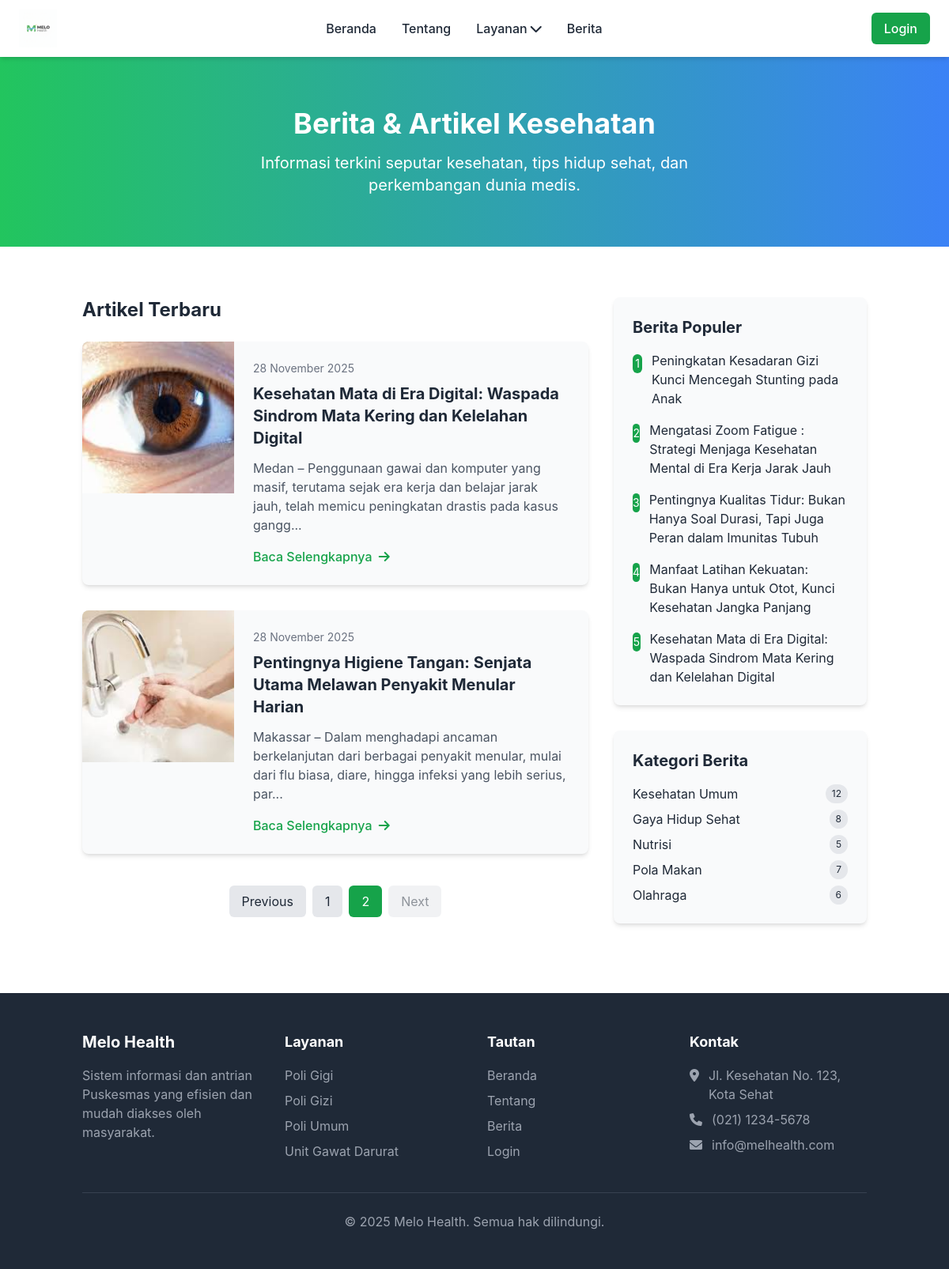
Screenshot of /berita.php?page=2 with the database file from the repository.
### tables this page shows
CREATE TABLE `berita` (
  `id` int NOT NULL,
  `judul` varchar(255) NOT NULL,
  `konten` text NOT NULL,
  `gambar` varchar(255) DEFAULT NULL,
  `tanggal_publish` date NOT NULL,
  `created_at` timestamp NOT NULL DEFAULT CURRENT_TIMESTAMP
);

### berita.php (the view, shortened to what this page needs)
<?php
require_once 'includes/functions.php';
$page = isset($_GET['page']) ? (int)$_GET['page'] : 1;
$page = max(1, $page);
$articles_per_page = 4;
$offset = ($page - 1) * $articles_per_page;
try {
    $total_stmt = $pdo->prepare("SELECT COUNT(*) FROM berita");
    $total_stmt->execute();
    $total_articles = $total_stmt->fetchColumn();
    $stmt = $pdo->prepare("SELECT * FROM berita ORDER BY tanggal_publish DESC LIMIT :limit OFFSET :offset");
    $stmt->bindValue(':limit', $articles_per_page, PDO::PARAM_INT);
    $stmt->bindValue(':offset', $offset, PDO::PARAM_INT);
    $stmt->execute();
    $articles = $stmt->fetchAll(PDO::FETCH_ASSOC);
    $total_pages = ceil($total_articles / $articles_per_page);
    $popular_stmt = $pdo->prepare("SELECT * FROM berita ORDER BY tanggal_publish DESC LIMIT 5");
    $popular_stmt->execute();
    $popular_articles = $popular_stmt->fetchAll(PDO::FETCH_ASSOC);
} catch (PDOException $e) {
    $articles = [];
    $popular_articles = [];
    $total_articles = 0;
    $total_pages = 1;
}
$latest_articles = $articles;
?>
<!DOCTYPE html>
<html lang="id">
<head>
    <script src="https://cdn.tailwindcss.com"></script>
    <link rel="stylesheet" href="https://cdnjs.cloudflare.com/ajax/libs/font-awesome/6.0.0/css/all.min.css">
    <link rel="stylesheet" href="assets/css/style.css">
</head>
<body class="bg-gray-50">
    <?php include 'includes/navbar.php'; ?>
    <section class="bg-gradient-to-r from-green-500 to-blue-500 text-white py-16">
        <div class="container mx-auto px-4 text-center">
            <h1 class="text-4xl font-bold mb-4">Berita & Artikel Kesehatan</h1>
            <p class="text-xl max-w-2xl mx-auto">Informasi terkini seputar kesehatan, tips hidup sehat, dan perkembangan dunia medis.</p>
        </div>
    </section>
    <section class="py-16 bg-white">
        <div class="container mx-auto px-4">
            <div class="flex flex-col md:flex-row gap-8">
                <div class="md:w-2/3">
                    <div class="mb-8">
                        <h2 class="text-2xl font-bold mb-6 text-gray-800">Artikel Terbaru</h2>
                        <div class="grid grid-cols-1 gap-8">
                            <?php if (!empty($latest_articles)): ?>
                                <?php foreach ($latest_articles as $index => $article): ?>
                                    <div class="bg-gray-50 rounded-lg shadow-md overflow-hidden">
                                        <div class="md:flex">
                                            <div class="md:shrink-0">
                                                <img src="<?php echo !empty($article['gambar']) ? $article['gambar'] : 'https://images.unsplash.com/photo-1516559828984-fb3b99548b21?auto=format&fit=crop&w=400'; ?>"
                                                     alt="<?php echo htmlspecialchars($article['judul']); ?>"
                                                     class="h-48 w-full md:w-48 object-cover">
                                            </div>
                                            <div class="p-6">
                                                <div class="text-sm text-gray-500 mb-2"><?php echo date('d F Y', strtotime($article['tanggal_publish'])); ?></div>
                                                <h3 class="text-xl font-bold mb-3 text-gray-800"><?php echo htmlspecialchars($article['judul']); ?></h3>
                                                <p class="text-gray-600 mb-4"><?php echo substr(htmlspecialchars(strip_tags($article['konten'])), 0, 150) . '...'; ?></p>
                                                <a href="detail-berita.php?id=<?php echo $article['id']; ?>"
                                                   class="inline-block text-green-600 font-medium hover:underline">
                                                    Baca Selengkapnya <i class="fas fa-arrow-right ml-1"></i>
                                                </a>
                                            </div>
                                        </div>
                                    </div>
                                <?php endforeach; ?>
                            <?php else: ?>
                                <div class="text-center py-10">
                                    <p class="text-gray-600">Belum ada berita tersedia.</p>
                                </div>
                            <?php endif; ?>
                        </div>
                        <div class="mt-10 flex justify-center">
                            <nav class="flex items-center space-x-2">
                                <?php if ($page > 1): ?>
                                    <a href="?page=<?php echo $page - 1; ?>" class="bg-gray-200 text-gray-800 px-4 py-2 rounded-md hover:bg-gray-300 hover:scale-105 transition-all duration-500 ease-in-out">Previous</a>
                                <?php else: ?>
                                    <span class="bg-gray-200 text-gray-800 px-4 py-2 rounded-md opacity-50 cursor-not-allowed">Previous</span>
                                <?php endif; ?>
                                <?php
                                $start = max(1, $page - 2);
                                $end = min($total_pages, $page + 2);
                                for ($i = $start; $i <= $end; $i++) {
                                    if ($i == $page) {
                                        echo '<a href="?page=' . $i . '" class="bg-green-600 text-white px-4 py-2 rounded-md">' . $i . '</a>';
                                    } else {
                                        echo '<a href="?page=' . $i . '" class="bg-gray-200 text-gray-800 px-4 py-2 rounded-md hover:bg-gray-300 hover:scale-105 transition-all duration-500 ease-in-out">' . $i . '</a>';
                                    }
                                }
                                ?>
                                <?php if ($page < $total_pages): ?>
                                    <a href="?page=<?php echo $page + 1; ?>" class="bg-gray-200 text-gray-800 px-4 py-2 rounded-md hover:bg-gray-300 hover:scale-105 transition-all duration-500 ease-in-out">Next</a>
                                <?php else: ?>
                                    <span class="bg-gray-200 text-gray-800 px-4 py-2 rounded-md opacity-50 cursor-not-allowed">Next</span>
                                <?php endif; ?>
                            </nav>
                        </div>
                    </div>
                </div>
                <div class="md:w-1/3">
                    <div class="bg-gray-50 rounded-lg shadow-md p-6 mb-8">
                        <h3 class="text-xl font-bold mb-4 text-gray-800">Berita Populer</h3>
                        <ul class="space-y-4">
                            <?php if (!empty($popular_articles)): ?>
                                <?php foreach ($popular_articles as $index => $article): ?>
                                    <li class="flex items-start">
                                        <span class="bg-green-600 text-white rounded-full w-6 h-6 flex items-center justify-center mr-3 mt-1 text-sm"><?php echo $index + 1; ?></span>
                                        <a href="detail-berita.php?id=<?php echo $article['id']; ?>"
                                           class="text-gray-800 hover:text-green-600">
                                           <?php echo htmlspecialchars($article['judul']); ?>
                                        </a>
                                    </li>
                                <?php endforeach; ?>
                            <?php else: ?>
                                <li class="text-gray-600 text-center">Belum ada berita populer</li>
                            <?php endif; ?>
                        </ul>
                    </div>
                    <div class="bg-gray-50 rounded-lg shadow-md p-6">
                        <h3 class="text-xl font-bold mb-4 text-gray-800">Kategori Berita</h3>
                        <ul class="space-y-2">
                            <li><a href="#" class="flex justify-between text-gray-800 hover:text-green-600">
                                <span>Kesehatan Umum</span>
                                <span class="bg-gray-200 text-gray-800 text-xs rounded-full px-2 py-1">12</span>
                            </a></li>
                            <li><a href="#" class="flex justify-between text-gray-800 hover:text-green-600">
                                <span>Gaya Hidup Sehat</span>
                                <span class="bg-gray-200 text-gray-800 text-xs rounded-full px-2 py-1">8</span>
                            </a></li>
                            <li><a href="#" class="flex justify-between text-gray-800 hover:text-green-600">
                                <span>Nutrisi</span>
                                <span class="bg-gray-200 text-gray-800 text-xs rounded-full px-2 py-1">5</span>
                            </a></li>
                            <li><a href="#" class="flex justify-between text-gray-800 hover:text-green-600">
                                <span>Pola Makan</span>
                                <span class="bg-gray-200 text-gray-800 text-xs rounded-full px-2 py-1">7</span>
                            </a></li>
                            <li><a href="#" class="flex justify-between text-gray-800 hover:text-green-600">
                                <span>Olahraga</span>
                                <span class="bg-gray-200 text-gray-800 text-xs rounded-full px-2 py-1">6</span>
                            </a></li>
                        </ul>
                    </div>
                </div>
            </div>
        </div>
    </section>
    <footer class="bg-gray-800 text-white py-12">
        <div class="container mx-auto px-4">
            <div class="grid grid-cols-1 md:grid-cols-4 gap-8">
                <div>
                    <h3 class="text-xl font-bold mb-4">Melo Health</h3>
                    <p class="text-gray-400">Sistem informasi dan antrian Puskesmas yang efisien dan mudah diakses oleh masyarakat.</p>
                </div>
                <div>
                    <h4 class="text-lg font-bold mb-4">Layanan</h4>
                    <ul class="space-y-2">
                        <li><a href="poli/poli-gigi.php" class="text-gray-400 hover:text-white hover:translate-x-1 transition-all duration-500 ease-in-out">Poli Gigi</a></li>
                        <li><a href="poli/poli-gizi.php" class="text-gray-400 hover:text-white hover:translate-x-1 transition-all duration-500 ease-in-out">Poli Gizi</a></li>
                        <li><a href="poli/poli-umum.php" class="text-gray-400 hover:text-white hover:translate-x-1 transition-all duration-500 ease-in-out">Poli Umum</a></li>
                        <li><a href="poli/ugd.php" class="text-gray-400 hover:text-white hover:translate-x-1 transition-all duration-500 ease-in-out">Unit Gawat Darurat</a></li>
                    </ul>
                </div>
                <div>
                    <h4 class="text-lg font-bold mb-4">Tautan</h4>
                    <ul class="space-y-2">
                        <li><a href="index.php" class="text-gray-400 hover:text-white hover:translate-x-1 transition-all duration-500 ease-in-out">Beranda</a></li>
                        <li><a href="tentang.php" class="text-gray-400 hover:text-white hover:translate-x-1 transition-all duration-500 ease-in-out">Tentang</a></li>
                        <li><a href="berita.php" class="text-gray-400 hover:text-white hover:translate-x-1 transition-all duration-500 ease-in-out">Berita</a></li>
                        <li><a href="login.php" class="text-gray-400 hover:text-white hover:translate-x-1 transition-all duration-500 ease-in-out">Login</a></li>
                    </ul>
                </div>
                <div>
                    <h4 class="text-lg font-bold mb-4">Kontak</h4>
                    <ul class="space-y-2 text-gray-400">
                        <li class="flex items-start">
                            <i class="fas fa-map-marker-alt mt-1 mr-3"></i>
                            <span>Jl. Kesehatan No. 123, Kota Sehat</span>
                        </li>
                        <li class="flex items-center">
                            <i class="fas fa-phone mr-3"></i>
                            <span>(021) 1234-5678</span>
                        </li>
                        <li class="flex items-center">
                            <i class="fas fa-envelope mr-3"></i>
                            <span>info@melhealth.com</span>
                        </li>
                    </ul>
                </div>
            </div>
            <div class="border-t border-gray-700 mt-10 pt-6 text-center text-gray-400">
                <p>&copy; 2025 Melo Health. Semua hak dilindungi.</p>
            </div>
        </div>
    </footer>
</body>
</html>

### includes/navbar.php (shortened to what this page needs)
<?php
$request_path = $_SERVER['REQUEST_URI'];
if (preg_match('@/poli/|/poli$@', $request_path)) {
    $base_path = '../';
} else if (preg_match('@/user/|/user$@', $request_path)) {
    $base_path = '../';
} else if (preg_match('@/admin/berita/@', $request_path)) {
    $base_path = '../../';
} else if (preg_match('@/admin/|/admin$@', $request_path)) {
    $base_path = '../';
} else {
    $base_path = '';
}
$isLoggedIn = isset($_SESSION['user_id']);
$userConfirmed = isset($_SESSION['user_confirmed']) && $_SESSION['user_confirmed'] == 'confirmed';
$isAdminLoggedIn = isset($_SESSION['admin_id']);
?>
<nav class="bg-white shadow-md py-3 px-6 flex justify-between items-center sticky top-0 z-50">
    <div class="flex items-center">
        <a href="<?php echo $base_path; ?>index.php" class="flex items-center">
            <img src="<?php echo $base_path; ?>assets/images/melohealth.jpg" alt="Melo Health Logo" class="h-12">
        </a>
    </div>
    <div class="hidden md:flex space-x-8">
        <a href="<?php echo $base_path; ?>index.php" class="text-gray-800 hover:text-green-600 font-medium">Beranda</a>
        <a href="<?php echo $base_path; ?>tentang.php" class="text-gray-800 hover:text-green-600 font-medium">Tentang</a>
        <div class="relative group">
            <button class="text-gray-800 hover:text-green-600 font-medium flex items-center">
                Layanan <i class="fas fa-chevron-down ml-1"></i>
            </button>
        </div>
        <a href="<?php echo $base_path; ?>berita.php" class="text-gray-800 hover:text-green-600 font-medium">Berita</a>
    </div>
    <div class="flex items-center">
        <?php if ($isLoggedIn && $userConfirmed): ?>
            <div class="relative md:mr-4 hidden md:block">
                <button id="user-menu-button" class="flex items-center text-gray-800 hover:text-green-600">
                    <i class="fas fa-user-circle text-2xl"></i>
                </button>
                <div id="user-menu" class="hidden absolute right-0 mt-2 w-48 bg-white rounded-md shadow-lg py-1 z-50" style="top: 100%; min-width: max-content;">
                    <a href="<?php echo $base_path; ?>user/profile.php" class="block px-4 py-2 text-gray-800 hover:bg-green-100">Profile</a>
                    <a href="<?php echo $base_path; ?>logout.php" class="block px-4 py-2 text-gray-800 hover:bg-red-100">Logout</a>
                </div>
            </div>
        <?php else: ?>
            <a href="<?php echo $base_path; ?>login.php" class="bg-green-600 hover:bg-green-700 text-white px-4 py-2 rounded-md font-medium transition duration-300 hidden md:block">
                Login
            </a>
        <?php endif; ?>
    </div>
</nav>

### assets/css/style.css (style rules this page uses)
body { font-family: 'Inter', sans-serif; }

### rows the page displays
berita: gambar (picture), tanggal_publish "28 November 2025", judul "Kesehatan Mata di Era Digital: Waspada Sindrom Mata Kering dan Kelelahan Digital", konten "Medan – Penggunaan gawai dan komputer yang masif, terutama sejak era kerja dan belajar jarak jauh, telah memicu peningkatan drastis pada kasus gangg"
berita: gambar (picture), tanggal_publish "28 November 2025", judul "Pentingnya Higiene Tangan: Senjata Utama Melawan Penyakit Menular Harian", konten "Makassar – Dalam menghadapi ancaman berkelanjutan dari berbagai penyakit menular, mulai dari flu biasa, diare, hingga infeksi yang lebih serius, par"
berita: judul "Peningkatan Kesadaran Gizi Kunci Mencegah Stunting pada Anak"
berita: judul "Mengatasi Zoom Fatigue : Strategi Menjaga Kesehatan Mental di Era Kerja Jarak Jauh"
berita: judul "Pentingnya Kualitas Tidur: Bukan Hanya Soal Durasi, Tapi Juga Peran dalam Imunitas Tubuh"
berita: judul "Manfaat Latihan Kekuatan: Bukan Hanya untuk Otot, Kunci Kesehatan Jangka Panjang"
